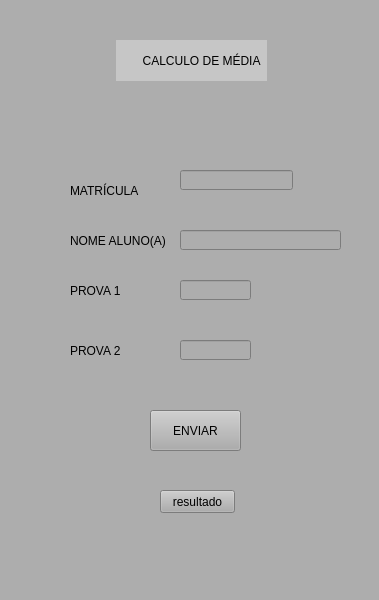
<?xml version="1.0" encoding="UTF-8"?>
<ui version="4.0">
 <class>MainWindow</class>
 <widget class="QMainWindow" name="MainWindow">
  <property name="geometry">
   <rect>
    <x>0</x>
    <y>0</y>
    <width>379</width>
    <height>600</height>
   </rect>
  </property>
  <property name="windowTitle">
   <string>MainWindow</string>
  </property>
  <property name="styleSheet">
   <string notr="true">
background-color: rgb(173, 173, 173);</string>
  </property>
  <widget class="QWidget" name="centralwidget">
   <widget class="QPushButton" name="pushButton">
    <property name="geometry">
     <rect>
      <x>150</x>
      <y>410</y>
      <width>91</width>
      <height>41</height>
     </rect>
    </property>
    <property name="text">
     <string>ENVIAR</string>
    </property>
   </widget>
   <widget class="QLabel" name="label">
    <property name="geometry">
     <rect>
      <x>116</x>
      <y>40</y>
      <width>151</width>
      <height>41</height>
     </rect>
    </property>
    <property name="styleSheet">
     <string notr="true">background-color: rgb(198, 198, 198);</string>
    </property>
    <property name="text">
     <string>        CALCULO DE MÉDIA</string>
    </property>
   </widget>
   <widget class="QLabel" name="label_2">
    <property name="geometry">
     <rect>
      <x>70</x>
      <y>230</y>
      <width>121</width>
      <height>21</height>
     </rect>
    </property>
    <property name="text">
     <string>NOME ALUNO(A)</string>
    </property>
   </widget>
   <widget class="QLabel" name="label_3">
    <property name="geometry">
     <rect>
      <x>70</x>
      <y>280</y>
      <width>91</width>
      <height>21</height>
     </rect>
    </property>
    <property name="text">
     <string>PROVA 1</string>
    </property>
   </widget>
   <widget class="QLineEdit" name="lineEdit">
    <property name="geometry">
     <rect>
      <x>180</x>
      <y>280</y>
      <width>71</width>
      <height>20</height>
     </rect>
    </property>
   </widget>
   <widget class="QLabel" name="label_4">
    <property name="geometry">
     <rect>
      <x>70</x>
      <y>340</y>
      <width>91</width>
      <height>21</height>
     </rect>
    </property>
    <property name="text">
     <string>PROVA 2</string>
    </property>
   </widget>
   <widget class="QLineEdit" name="lineEdit_2">
    <property name="geometry">
     <rect>
      <x>180</x>
      <y>340</y>
      <width>71</width>
      <height>20</height>
     </rect>
    </property>
   </widget>
   <widget class="QLineEdit" name="lineEdit_3">
    <property name="geometry">
     <rect>
      <x>180</x>
      <y>230</y>
      <width>161</width>
      <height>20</height>
     </rect>
    </property>
   </widget>
   <widget class="QLabel" name="label_5">
    <property name="geometry">
     <rect>
      <x>70</x>
      <y>180</y>
      <width>121</width>
      <height>21</height>
     </rect>
    </property>
    <property name="text">
     <string>MATRÍCULA</string>
    </property>
   </widget>
   <widget class="QLineEdit" name="lineEdit_4">
    <property name="geometry">
     <rect>
      <x>180</x>
      <y>170</y>
      <width>113</width>
      <height>20</height>
     </rect>
    </property>
   </widget>
   <widget class="QPushButton" name="pushButton_2">
    <property name="geometry">
     <rect>
      <x>160</x>
      <y>490</y>
      <width>75</width>
      <height>23</height>
     </rect>
    </property>
    <property name="text">
     <string>resultado</string>
    </property>
   </widget>
  </widget>
  <widget class="QMenuBar" name="menubar">
   <property name="geometry">
    <rect>
     <x>0</x>
     <y>0</y>
     <width>379</width>
     <height>21</height>
    </rect>
   </property>
  </widget>
  <widget class="QStatusBar" name="statusbar"/>
 </widget>
 <resources/>
 <connections/>
</ui>
